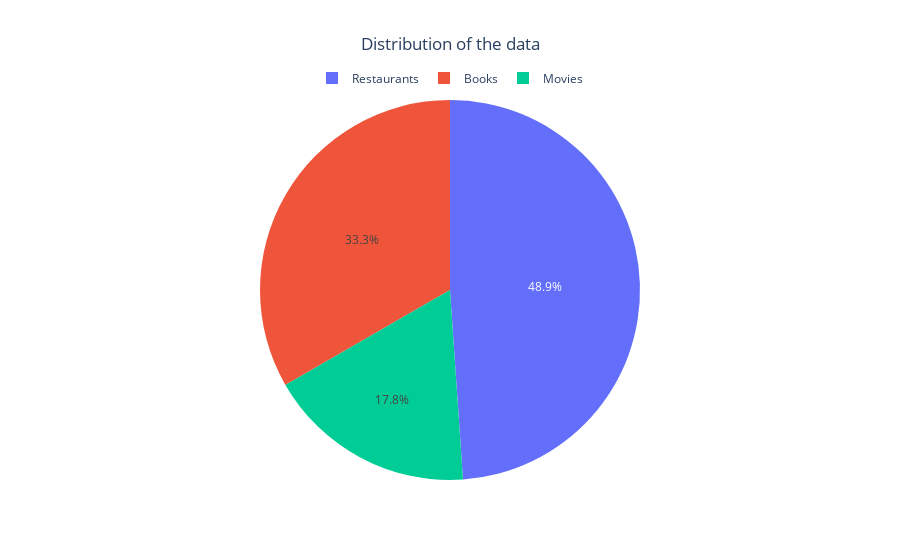

Source (notebook cell):
### Code cell
#create a pie chart to show the distribution of the data use plotly

import plotly.graph_objects as go

labels = ['Books', 'Restaurants', 'Movies']
values = [len(books_df), len(restaurants_df), len(movies_df)]


fig = go.Figure(data=[go.Pie(labels=labels, values=values)])

#create and center the title
fig.update_layout(title_text='Distribution of the data', title_x=0.5)

#update the legend position to be in the middle below the title
fig.update_layout(legend=dict(
    orientation="h",
    yanchor="bottom",
    y=1.02,
    xanchor="center",
    x=0.5
))


fig.show()

### Figure 1 — Plotly figure (JSON) as saved in the notebook; plotly's stock layout.template omitted (floating-point values rounded to 4 significant figures)
{"data": [{"labels": ["Books", "Restaurants", "Movies"], "type": "pie", "values": [10000, 14678, 5332]}], "layout": {"legend": {"orientation": "h", "x": 0.5, "xanchor": "center", "y": 1.02, "yanchor": "bottom"}, "title": {"text": "Distribution of the data", "x": 0.5}}}
